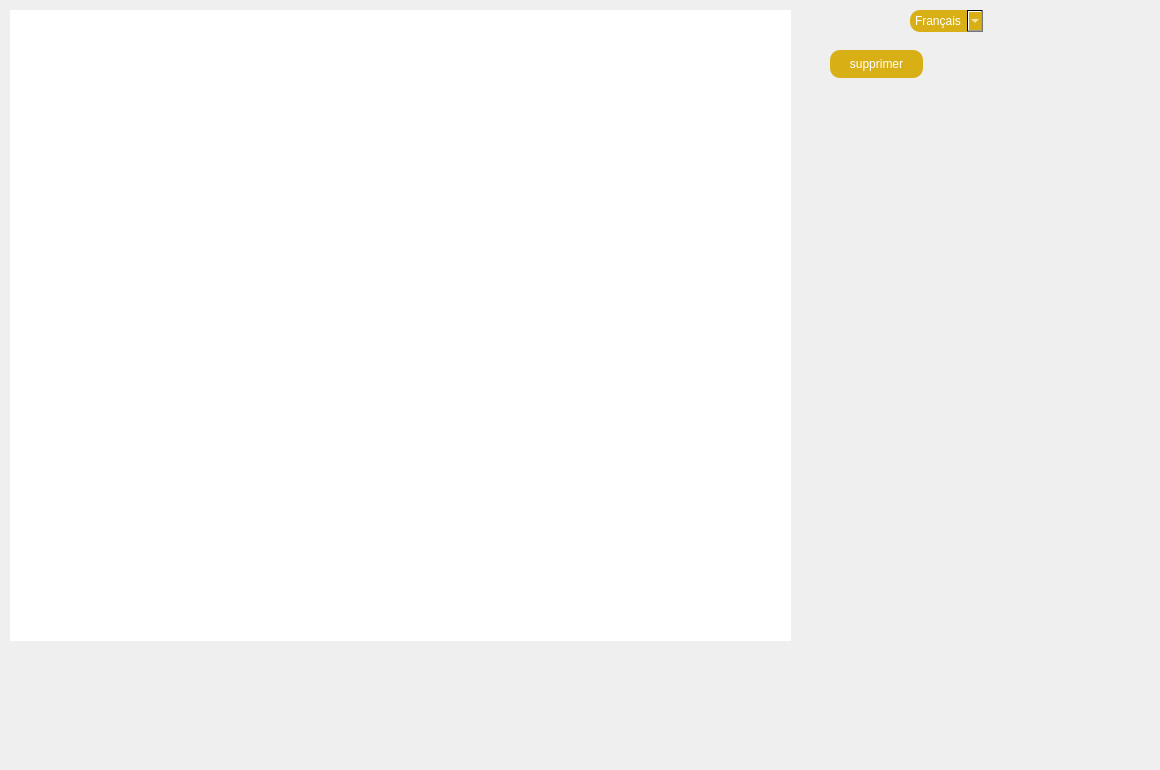
        <widget class="QWidget" name="tab_17">
         <attribute name="title">
          <string>actualités</string>
         </attribute>
         <widget class="QTextBrowser" name="textBrowser_7">
          <property name="geometry">
           <rect>
            <x>10</x>
            <y>10</y>
            <width>781</width>
            <height>631</height>
           </rect>
          </property>
          <property name="sizePolicy">
           <sizepolicy hsizetype="Maximum" vsizetype="Maximum">
            <horstretch>0</horstretch>
            <verstretch>0</verstretch>
           </sizepolicy>
          </property>
          <property name="sizeIncrement">
           <size>
            <width>5</width>
            <height>5</height>
           </size>
          </property>
          <property name="baseSize">
           <size>
            <width>5</width>
            <height>5</height>
           </size>
          </property>
          <property name="styleSheet">
           <string notr="true">
 border-radius: 10;</string>
          </property>
         </widget>
         <widget class="QPushButton" name="suprimmerc">
          <property name="geometry">
           <rect>
            <x>830</x>
            <y>50</y>
            <width>93</width>
            <height>28</height>
           </rect>
          </property>
          <property name="styleSheet">
           <string notr="true">color: rgb(255, 255, 255);
background-color:  QLinearGradient(x1: 0, y1: 0, x2: 0, y2: 1, stop: 0#D8B016, stop: 1 #D8B016);
 border-radius: 10;</string>
          </property>
          <property name="text">
           <string>supprimer</string>
          </property>
         </widget>
         <widget class="QComboBox" name="tradu_5">
          <property name="geometry">
           <rect>
            <x>910</x>
            <y>10</y>
            <width>73</width>
            <height>22</height>
           </rect>
          </property>
          <property name="styleSheet">
           <string notr="true">color: rgb(255, 255, 255);
background-color:  QLinearGradient(x1: 0, y1: 0, x2: 0, y2: 1, stop: 0#D8B016, stop: 1 #D8B016);
 border-radius: 10;</string>
          </property>
          <item>
           <property name="text">
            <string>Français</string>
           </property>
          </item>
          <item>
           <property name="text">
            <string>العربية</string>
           </property>
          </item>
          <item>
           <property name="text">
            <string>English</string>
           </property>
          </item>
         </widget>
         <widget class="QLabel" name="graph_5">
          <property name="geometry">
           <rect>
            <x>0</x>
            <y>0</y>
            <width>1151</width>
            <height>761</height>
           </rect>
          </property>
          <property name="text">
           <string/>
          </property>
          <property name="pixmap">
           <pixmap>../../../Downloads/Untitled-1 copy.png</pixmap>
          </property>
         </widget>
         <zorder>graph_5</zorder>
         <zorder>textBrowser_7</zorder>
         <zorder>suprimmerc</zorder>
         <zorder>tradu_5</zorder>
        </widget>
